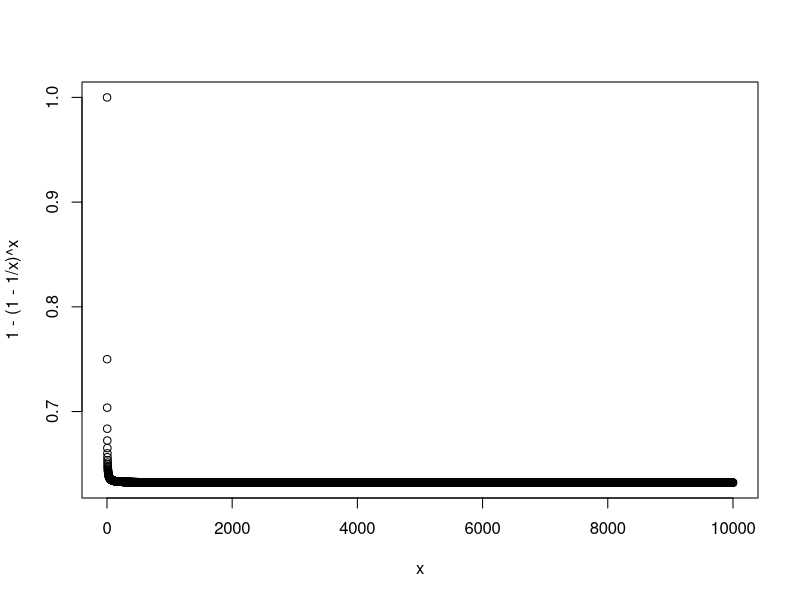
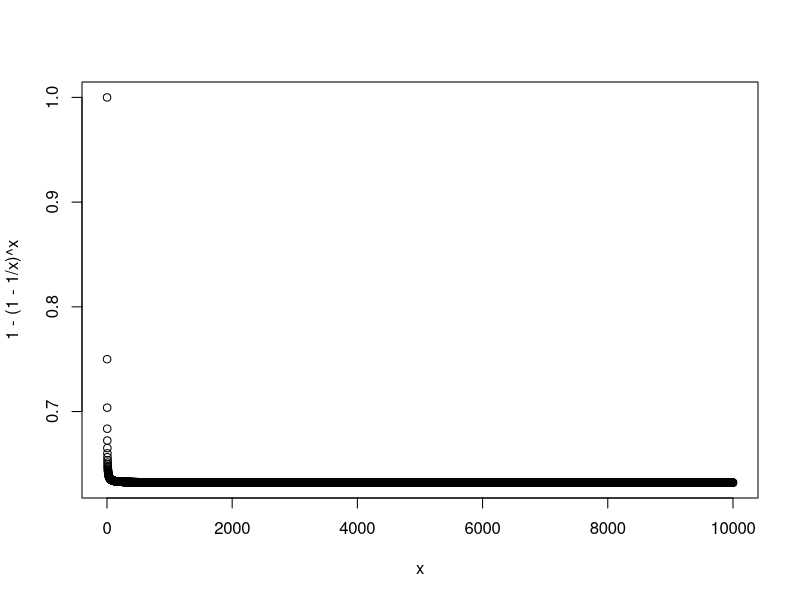

Reproduce these figures in R, in order.
x = 1:10000
plot(x,1-(1-1/x)^x)

store=rep(NA,10000)
for (i in 1:10000){
  store[i] = sum(sample(1:100, rep = TRUE) == 4)>0
}
x = 1:10000
plot(x,1-(1-1/x)^x)